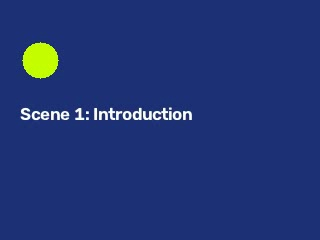
#> input picture sample_data/sample_video_keyframes/keyframe_00000_0.00s.jpg, 320 x 240 px
$ python -i image_prep.py   (imports and definitions only)
#> lines starting #> are read from the running program, lines starting #| are printed output that depends on the picture; after the words box and inside, x2 and y2 are one past the last pixel; in counts of white or black regions, pixels touching at a corner belong together
"""
Image Preprocessing Module
Performs denoising, deskewing, and binarization using OpenCV.
"""

import os
from pathlib import Path
from typing import Optional, Tuple
import cv2
import numpy as np


def compute_skew_angle(image_gray: np.ndarray) -> float:
    """
    Compute skew angle in degrees using thresholding and minimum bounding rectangle.
    """
    # Invert image so text is foreground (white)
    thresh = cv2.threshold(image_gray, 0, 255, cv2.THRESH_BINARY_INV | cv2.THRESH_OTSU)[1]

    # Find non-zero pixel coordinates
    coords = np.column_stack(np.where(thresh > 0))
    if len(coords) < 10:
        return 0.0

    # Find min area bounding box around foreground points
    angle = cv2.minAreaRect(coords)[-1]

    # Normalize angle from minAreaRect
    if angle < -45:
        angle = -(90 + angle)
    elif angle > 45:
        angle = 90 - angle
    else:
        angle = -angle

    # Filter out near-zero noise
    if abs(angle) < 0.2:
        return 0.0

    return float(angle)


def deskew_image(image: np.ndarray, angle: float) -> np.ndarray:
    """
    Rotate image by skew angle around its center with white padding.
    """
    if abs(angle) < 0.2:
        return image

    (h, w) = image.shape[:2]
    center = (w // 2, h // 2)

    # Compute rotation matrix
    matrix = cv2.getRotationMatrix2D(center, angle, 1.0)
    rotated = cv2.warpAffine(
        image,
        matrix,
        (w, h),
        flags=cv2.INTER_CUBIC,
        borderMode=cv2.BORDER_CONSTANT,
        borderValue=(255, 255, 255) if len(image.shape) == 3 else 255
    )
    return rotated


def denoise_image(image: np.ndarray) -> np.ndarray:
    """
    Apply fast Non-Local Means Denoising to reduce noise while preserving edges.
    """
    if len(image.shape) == 3:
        return cv2.fastNlMeansDenoisingColored(image, None, 10, 10, 7, 21)
    else:
        return cv2.fastNlMeansDenoising(image, None, 10, 7, 21)


def binarize_image(image_gray: np.ndarray) -> np.ndarray:
    """
    Convert grayscale image to binary using Otsu's thresholding.
    """
    # Optional slight blur to remove salt-and-pepper noise before threshold
    blurred = cv2.GaussianBlur(image_gray, (3, 3), 0)
    _, binarized = cv2.threshold(blurred, 0, 255, cv2.THRESH_BINARY | cv2.THRESH_OTSU)
    return binarized


def preprocess_image(image_path: str, save_clean: bool = True) -> np.ndarray:
    """
    Preprocess an image for OCR/vision tasks:
    1. Denoise (fastNlMeans)
    2. Deskew (orientation correction)
    3. Binarize (Otsu thresholding)

    Saves the cleaned image alongside the original with a '_clean' suffix.

    Args:
        image_path: Path to the original image file.
        save_clean: Whether to save the cleaned result to disk with '_clean' suffix.

    Returns:
        Cleaned image as a numpy ndarray (binary uint8).
    """
#> called with save_clean = True
    path = Path(image_path).resolve()
    if not path.exists():
        raise FileNotFoundError(f"Image not found at path: {image_path}")

    # Load image using OpenCV
    image = cv2.imread(str(path))
#> image is the input picture: shape (240, 320, 3); mean B, G, R 116.8, 53.1, 32.8
    if image is None:
        raise ValueError(f"Could not decode image at path: {image_path}")

    # 1. Denoise
    denoised = denoise_image(image)

    # Convert to grayscale for deskew and binarize
    if len(denoised.shape) == 3:
        gray = cv2.cvtColor(denoised, cv2.COLOR_BGR2GRAY)
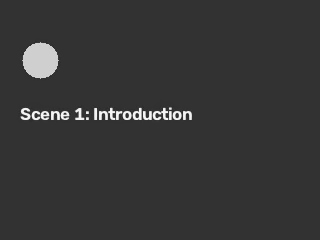
#> gray: shape (240, 320); min 40, max 249, mean 54.3
    else:
        gray = denoised

    # 2. Deskew
    angle = compute_skew_angle(gray)
#> in compute_skew_angle, `thresh = cv2.threshold(image_gray, 0, 255, cv2.THRESH_BINARY_INV | cv2..`:
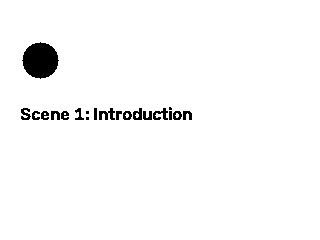
#> thresh: shape (240, 320); 97.4% white; 20 black regions (3 under 20 px), largest, box (x1, y1, x2, y2) and area: (22, 42, 59, 79) 1009, (99, 108, 115, 120) 106, (153, 108, 168, 120) 93
#> in compute_skew_angle, `coords = np.column_stack(np.where(thresh > 0))`: coords = 74834 pairs, first value 0 to 239, second value 0 to 319
#> in compute_skew_angle, `angle = cv2.minAreaRect(coords)[-1]`: angle = -90
#> in compute_skew_angle, `angle = -(90 + angle)`: angle = 0
#> angle = 0
    deskewed = deskew_image(gray, angle)

    # 3. Binarize
    cleaned = binarize_image(deskewed)
#> in binarize_image, `_, binarized = cv2.threshold(blurred, 0, 255, cv2.THRESH_BINARY | cv2...`: binarized: shape (240, 320); 2.8% white; 9 white regions (3 under 20 px), largest, box (x1, y1, x2, y2) and area: (22, 42, 59, 79) 1009, (99, 108, 192, 120) 638, (21, 108, 49, 120) 215, (51, 111, 69, 120) 132, (75, 108, 84, 120) 69, (94, 108, 97, 120) 36

    # Save cleaned image alongside original
    if save_clean:
        clean_path = path.parent / f"{path.stem}_clean{path.suffix if path.suffix else '.png'}"
        cv2.imwrite(str(clean_path), cleaned)

    return cleaned

>>> result = preprocess_image('../../sample_data/sample_video_keyframes/keyframe_00000_0.00s.jpg')

$ run again, on sample_data/sample_video_keyframes/keyframe_00062_2.48s.jpg
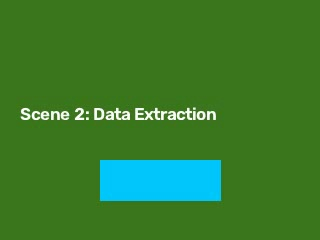
#> input picture sample_data/sample_video_keyframes/keyframe_00062_2.48s.jpg, 320 x 240 px
#> in preprocess_image, image is the input picture: shape (240, 320, 3); mean B, G, R 45.3, 124.8, 56.9
#> in compute_skew_angle, `thresh = cv2.threshold(image_gray, 0, 255, cv2.THRESH_BINARY_INV | cv2..`:
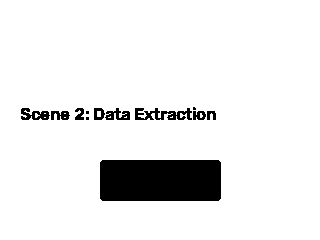
#> thresh: shape (240, 320); 91.9% white; 12 black regions (3 under 20 px), largest, box (x1, y1, x2, y2) and area: (100, 160, 221, 201) 4949, (135, 108, 192, 120) 384, (21, 108, 50, 120) 209
#> coords = 70616 pairs, first value 0 to 239, second value 0 to 319
#> in compute_skew_angle, `angle = cv2.minAreaRect(coords)[-1]`: angle = -90
#> in compute_skew_angle, `angle = -(90 + angle)`: angle = 0
#> in binarize_image, `_, binarized = cv2.threshold(blurred, 0, 255, cv2.THRESH_BINARY | cv2...`:
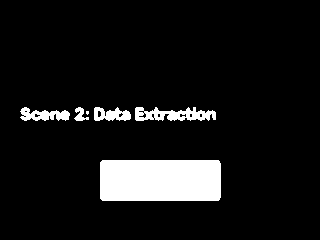
#> binarized: shape (240, 320); 8.5% white; 6 white regions (1 under 20 px), largest, box (x1, y1, x2, y2) and area: (100, 160, 221, 201) 4947, (135, 107, 216, 121) 716, (20, 107, 70, 121) 419, (94, 107, 131, 121) 350, (74, 107, 89, 121) 109
